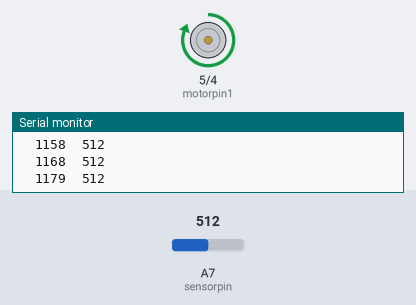
Bench run of a sketch on a simulated Arduino Nano, built with avr-gcc and run on an emulated ATmega328P. On the bench: motor-driver pin pairs drawn as motors (green arrow = first pin HIGH = forward, orange = second pin HIGH = backward, longer = more drive), the last lines printed to the serial monitor. The test bench sets the inputs (shaded band); at power-on: A7 (sensorpin) = 512.

Above: at 1.2 s.
1.3 s: A7 (sensorpin) set to 421
2.8 s: A7 (sensorpin) set to 402
4.3 s: A7 (sensorpin) set to 306
At 5.07 s:
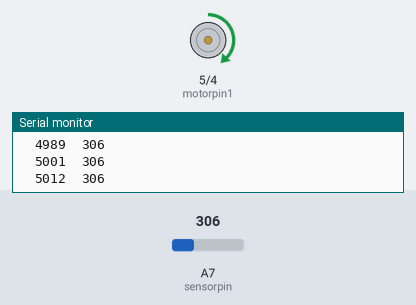
At 6.92 s:
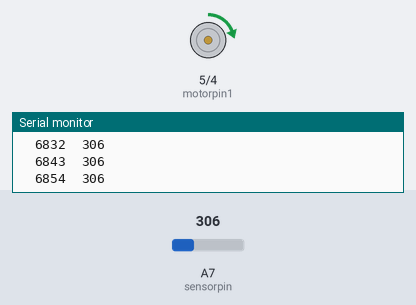
7.3 s: A7 (sensorpin) set to 511
Timing chart, 0 to 9.8 s (numbered marks = the images above; inputs shaded):
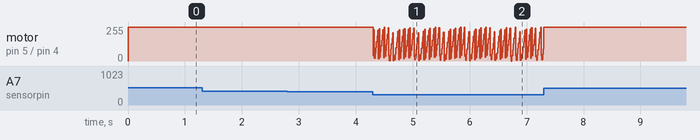

The sketch:

DC_Motor.ino
```cpp
int motorpin1=5;
int motorpin2=4;
int sensorpin=A7;
int sensorvalue=0;
int outputvalue=0;
int targetvalue;
float preverror=0;
int diff=0;
int inte=0;
int dt;
int t1;
int t2;   //290=0V NL region=300-310
int maxoutputvalue=255;

int zeroreading = 883;
int lowreading = 0;
int lowangle = 295;
int highreading = 1023;
int highangle = 307;

double span = lowangle+(360-highangle);
double resolution = (highreading-lowreading)/span;
double rotate = (180*resolution);

//int rotate=550;
int zero=0;

float kp=10, kd=20, ki=0.001;

void setup() {
  // put your setup code here, to run once:
  pinMode(sensorpin, INPUT); //input is output of the potentiometer (voltage)
  pinMode(motorpin1,OUTPUT); // outputs are the input to the IC. But outputs are digital
  pinMode(motorpin2,OUTPUT);
  Serial.begin(9600);
  sensorvalue=analogRead(sensorpin);
  t1=millis();
//  targetvalue=100;
  if(sensorvalue > rotate)
  {
    targetvalue=sensorvalue-rotate;
  }
  else
  {
    targetvalue=sensorvalue+rotate;
  }
  preverror=(targetvalue-sensorvalue);
  inte=preverror;
}

void loop() {
 sensorvalue=analogRead(sensorpin);
 t2=millis();
 Serial.print(t2);
 Serial.print('\t');

   float err=(targetvalue-sensorvalue);
   Serial.println(sensorvalue);Serial.print('\t');
   dt=t2-t1;
   inte=inte+(err*dt);
   diff=(err-preverror)/dt;
   t1=t2;
   outputvalue = 5*abs(kp*err+kd*diff+ki*inte);
   if(outputvalue>maxoutputvalue)
   {
    outputvalue=maxoutputvalue;
   }

  if (err>0)
  {
    analogWrite(motorpin1, outputvalue);
    analogWrite(motorpin2, zero);
  }
  else
  {
    analogWrite(motorpin2, outputvalue);
    analogWrite(motorpin1, zero);
  }
  preverror=err;
delay(10);
}
```
